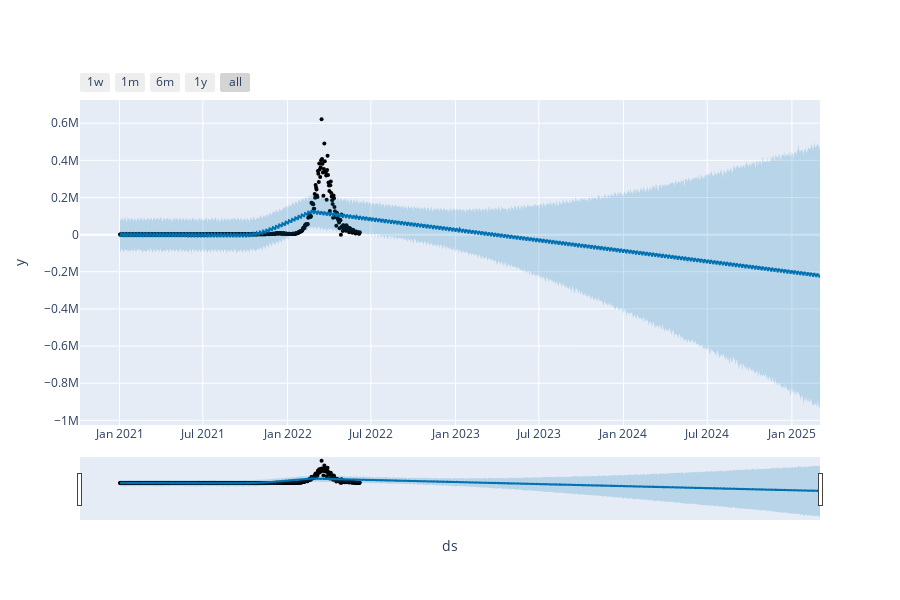

The notebook cell saved with this chart:
### Code cell
from prophet.plot import plot_plotly
plot_plotly(m2,forecast2)

### Figure 1 — Plotly figure (JSON) as saved in the notebook; plotly's stock layout.template omitted (floating-point values rounded to 4 significant figures; data arrays with more than 128 entries replaced by an {"elided": "..."} marker saying what was removed)
{"data": [{"marker": {"color": "black", "size": 4}, "mode": "markers", "name": "Actual", "type": "scatter", "x": {"elided": "522 str values"}, "y": {"elided": "522 int values"}}, {"hoverinfo": "skip", "line": {"width": 0}, "mode": "lines", "type": "scatter", "x": {"elided": "1522 str values"}, "y": {"elided": "1522 float values"}}, {"fill": "tonexty", "fillcolor": "rgba(0, 114, 178, 0.2)", "line": {"color": "#0072B2", "width": 2}, "mode": "lines", "name": "Predicted", "type": "scatter", "x": {"elided": "1522 str values"}, "y": {"elided": "1522 float values"}}, {"fill": "tonexty", "fillcolor": "rgba(0, 114, 178, 0.2)", "hoverinfo": "skip", "line": {"width": 0}, "mode": "lines", "type": "scatter", "x": {"elided": "1522 str values"}, "y": {"elided": "1522 float values"}}], "layout": {"height": 600, "showlegend": false, "width": 900, "xaxis": {"rangeselector": {"buttons": [{"count": 7, "label": "1w", "step": "day", "stepmode": "backward"}, {"count": 1, "label": "1m", "step": "month", "stepmode": "backward"}, {"count": 6, "label": "6m", "step": "month", "stepmode": "backward"}, {"count": 1, "label": "1y", "step": "year", "stepmode": "backward"}, {"step": "all"}]}, "rangeslider": {"visible": true}, "title": {"text": "ds"}, "type": "date"}, "yaxis": {"title": {"text": "y"}}}}
